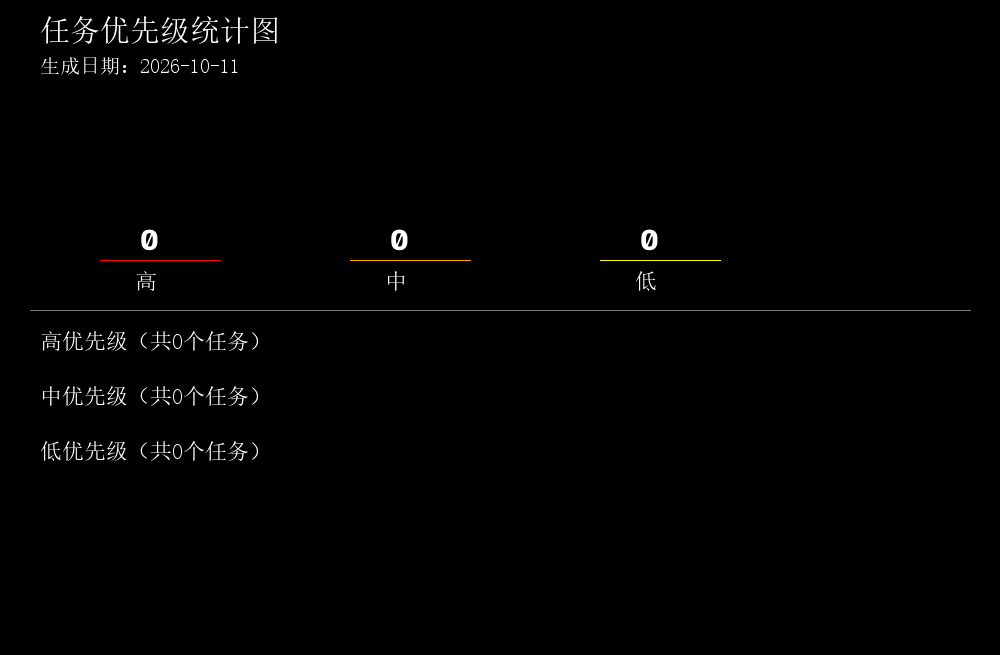

The Python source for this figure:
import cv2
import numpy as np
from PIL import Image, ImageDraw, ImageFont
from datetime import date
# =========================
# 常用颜色（OpenCV使用BGR）
# =========================
white = (255, 255, 255)
red = (0, 0, 255)
orange = (0, 165, 255)
yellow = (0, 255, 255)
green = (0, 255, 0)       # 已完成
blue = (255, 0, 0)        # 未完成
# =========================
# 添加中文文字
# =========================
def add_chinese(image_bgr, text, position, color, size):
    image = Image.fromarray(
        cv2.cvtColor(image_bgr, cv2.COLOR_BGR2RGB)
    )
    draw = ImageDraw.Draw(image)
    font = ImageFont.truetype("simsun.ttc", size)
    draw.text(
        position,
        str(text),
        fill=color,
        font=font
    )
    image_bgr = cv2.cvtColor(
        np.array(image),
        cv2.COLOR_RGB2BGR
    )
    return image_bgr
# =========================
# 获取截止日期字符串
# =========================
def get_deadline_str(deadline):
    if hasattr(deadline, "strftime"):
        return deadline.strftime("%Y-%m-%d")
    return str(deadline)
# =========================
# 生成任务统计图
# =========================
def chart(task_list):
    # =========================
    # 统计各优先级任务数量
    # 统计全部任务，不受显示数量限制
    # =========================
    counts = [
        sum(1 for t in task_list if t.priority == "高"),
        sum(1 for t in task_list if t.priority == "中"),
        sum(1 for t in task_list if t.priority == "低")
    ]
    labels = ["高", "中", "低"]
    colors = [red, orange, yellow]
    # =========================
    # 图片布局设置
    # =========================
    columns = 2
    task_height = 100
    # 每种优先级最多显示6个任务详情
    max_display = 6
    high_count, mid_count, low_count = counts
    # 实际显示的任务数量
    high_display = min(high_count, max_display)
    mid_display = min(mid_count, max_display)
    low_display = min(low_count, max_display)
    # 计算各优先级详情需要的行数
    high_rows = (high_display + columns - 1) // columns
    mid_rows = (mid_display + columns - 1) // columns
    low_rows = (low_display + columns - 1) // columns
    # 图片高度根据显示的任务数量计算
    height = (
        350
        + 60
        + (high_rows + mid_rows + low_rows) * task_height
        + 3 * 55
        + 80
    )
    # 图片宽度固定
    width = 1000
    # 创建纯黑色背景
    image = np.zeros(
        (height, width, 3),
        dtype=np.uint8
    )
    # =========================
    # 标题和生成日期
    # =========================
    today = date.today().strftime("%Y-%m-%d")
    image = add_chinese(
        image,
        "任务优先级统计图",
        (40, 15),
        white,
        30
    )
    image = add_chinese(
        image,
        f"生成日期：{today}",
        (40, 55),
        white,
        20
    )
    # =========================
    # 绘制柱状图
    # =========================
    max_count = max(counts) if max(counts) > 0 else 1
    bar_x = 100
    bar_width = 120
    bar_bottom = 260
    max_bar_height = 120
    for i in range(3):
        x1 = bar_x + i * 250
        x2 = x1 + bar_width
        bar_height = int(
            counts[i] / max_count * max_bar_height
        )
        y1 = bar_bottom - bar_height
        # 绘制柱子
        cv2.rectangle(
            image,
            (x1, y1),
            (x2, bar_bottom),
            colors[i],
            -1
        )
        # 显示任务数量
        cv2.putText(
            image,
            str(counts[i]),
            (x1 + 40, y1 - 10),
            cv2.FONT_HERSHEY_SIMPLEX,
            1.0,
            white,
            2
        )
        # 显示优先级名称
        image = add_chinese(
            image,
            labels[i],
            (x1 + 35, bar_bottom + 10),
            white,
            22
        )
    # =========================
    # 分隔线
    # =========================
    cv2.line(
        image,
        (30, 310),
        (width - 30, 310),
        (120, 120, 120),
        1
    )
    # =========================
    # 任务详细信息
    # =========================
    y = 330
    priority_colors = {
        "高": red,
        "中": orange,
        "低": yellow
    }
    for priority in ["高", "中", "低"]:
        # 找出当前优先级的全部任务
        tasks = [
            t for t in task_list
            if t.priority == priority
        ]
        # 实际显示的任务
        display_tasks = tasks[:max_display]
        # 显示优先级标题
        image = add_chinese(
            image,
            f"{priority}优先级（共{len(tasks)}个任务）",
            (40, y),
            white,
            22
        )
        y += 35
        # 每行显示两个任务
        for index, t in enumerate(display_tasks):
            row = index // columns
            column = index % columns
            x = 40 + column * 480
            task_y = y + row * task_height
            # 优先级颜色条
            cv2.rectangle(
                image,
                (x, task_y),
                (x + 420, task_y + 6),
                priority_colors[priority],
                -1
            )
            # 编号和标题
            image = add_chinese(
                image,
                f"编号：{t.num}  标题：{t.title}",
                (x, task_y + 12),
                white,
                17
            )
            # 截止日期
            deadline = get_deadline_str(t.deadline)
            image = add_chinese(
                image,
                f"截止日期：{deadline}",
                (x, task_y + 38),
                white,
                16
            )
            # 完成状态
            if t._status == "已完成":
                status_color = green
            else:
                status_color = blue
            image = add_chinese(
                image,
                f"状态：{t._status}",
                (x, task_y + 63),
                status_color,
                16
            )
        # 根据实际显示数量计算行数
        display_count = len(display_tasks)
        rows = (display_count + columns - 1) // columns
        # 超过显示上限时提示剩余数量
        if len(tasks) > max_display:
            image = add_chinese(
                image,
                f"还有 {len(tasks) - max_display} 个任务未显示",
                (40, y + rows * task_height),
                white,
                16
            )
            y += 25
        # 移动到下一种优先级的区域
        y += rows * task_height + 20
    # =========================
    # 保存图片
    # =========================
    cv2.imwrite("chart.png", image)
    print("图表已成功保存为 chart.png")
